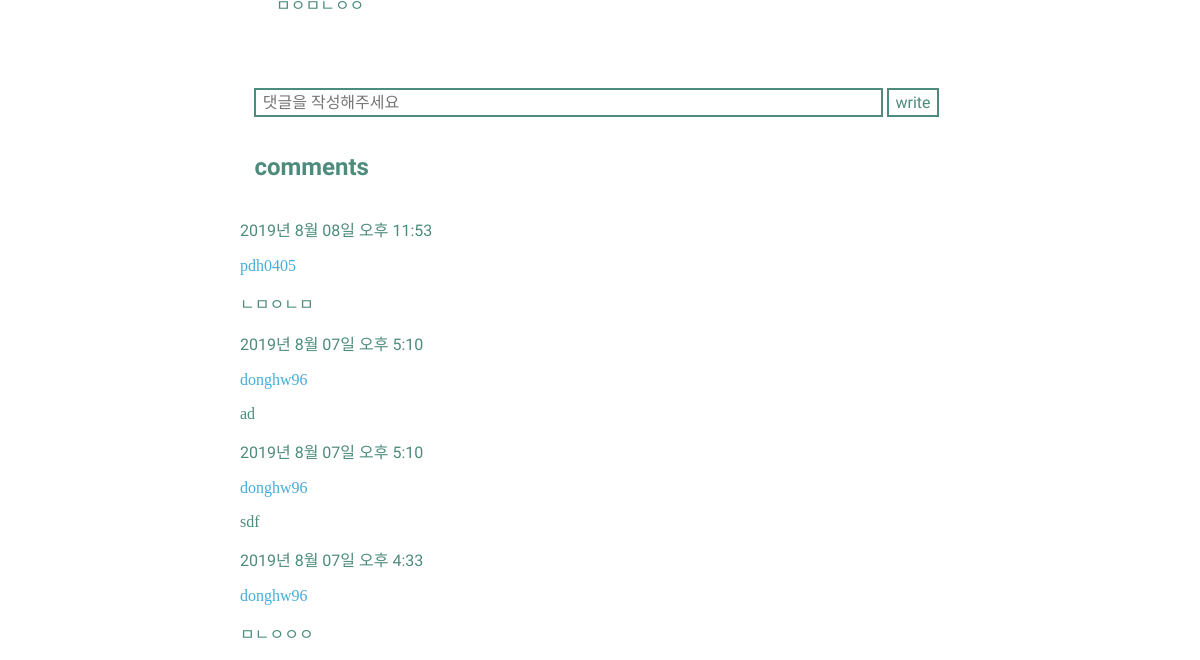
The app's page /blog/post/21 (lower part), older data.
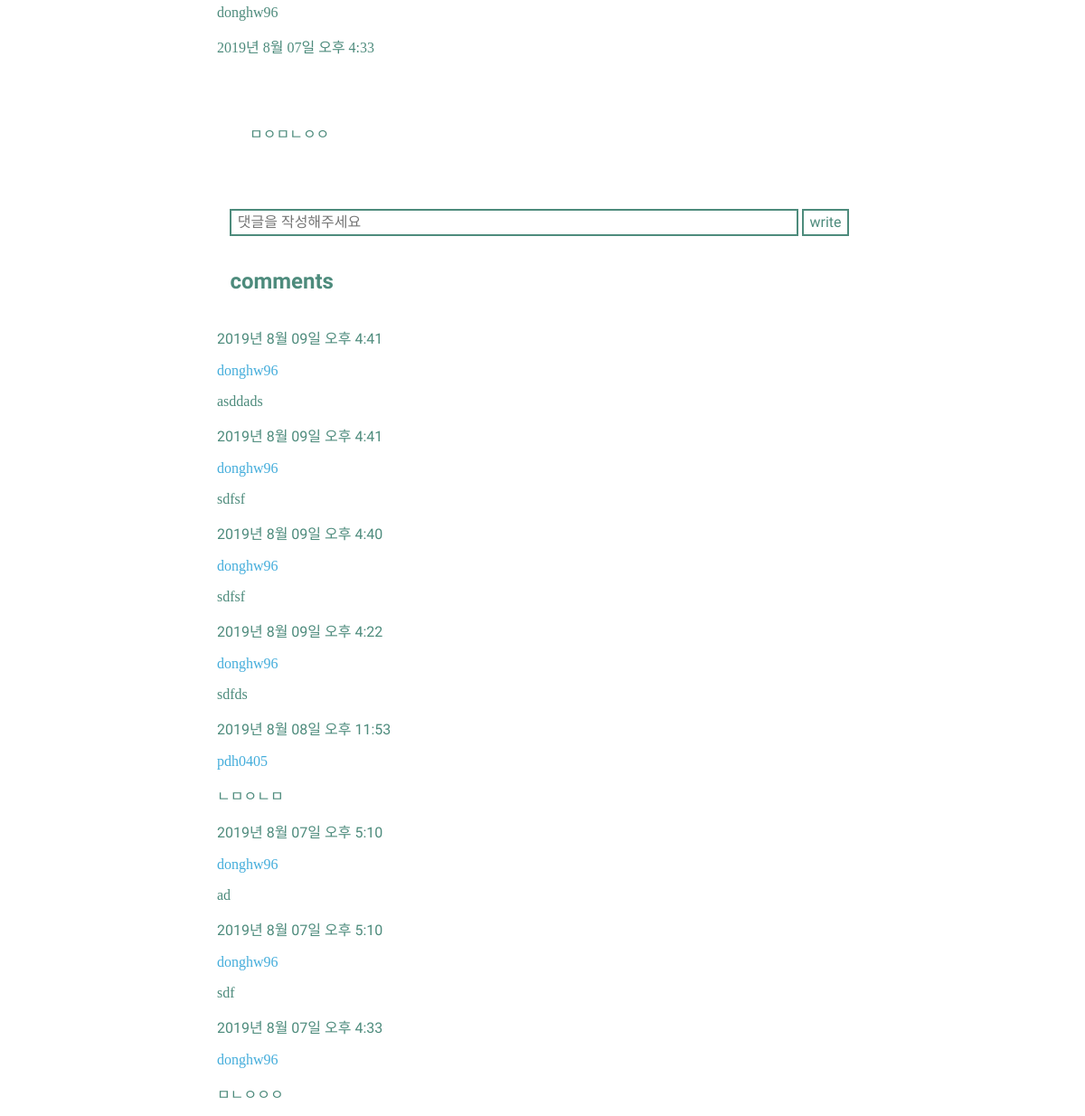
The same page, newer data.
### blog/models.py (models this page shows, shortened)
class Comment(models.Model):
    post = models.ForeignKey(Post, on_delete=models.CASCADE, null=True, related_name='comments')
    comment_writer = models.ForeignKey(User, on_delete=models.CASCADE, null=True)
    comment_date = models.DateTimeField(auto_now_add=True)
    comment_contents = models.CharField(max_length=200)
    class Meta:
        ordering = ['-id']

class Post(models.Model):
    writer = models.CharField(max_length=100)
    post_date = models.DateTimeField(auto_now_add=True)
    post_title = models.CharField(max_length=100)
    post_contents = RichTextUploadingField()
    post_hit = models.PositiveIntegerField(default=0)
    class Meta:
        ordering = ['-id']
    def get_absolute_url(self):
        return reverse_lazy('post_detail', args=[str(self.id)])
    def get_previous_post(self):
        return self.get_previous_by_post_date()

### user/models.py (models this page shows, shortened)
class User(AbstractBaseUser, PermissionsMixin):
    email = models.EmailField(verbose_name=_('email address'), unique=True, blank=False)
    name = models.CharField('이름', max_length=30, blank=True)
    username = models.CharField('아이디', max_length=30, unique=True, blank=True)
    is_staff = models.BooleanField('스태프 권한', default=False)
    is_active = models.BooleanField('사용중', default=True)
    date_joined = models.DateTimeField('가입일', default=timezone.now)
    ROLE_MODEL = '모델'
    ROLE_PHOTOGRAPHER = '사진작가'
    ROLE_PEOPLE = '일반인'
    CHOICES_PHOTOGRAPHER = (
        (ROLE_MODEL, '모델'),
        (ROLE_PHOTOGRAPHER, '사진작가'),
        (ROLE_PEOPLE, '일반인'),
    )
    role = models.CharField('역할', max_length=4, choices=CHOICES_PHOTOGRAPHER, null=True)
    GENDER_MALE = '남성'
    GENDER_FEMALE = '여성'
    CHOICES_GENDER = (
        (GENDER_MALE, '남성'),
        (GENDER_FEMALE, '여성'),
    )
    gender = models.CharField('성별', max_length=2, choices=CHOICES_GENDER, null=True)
    objects = UserManager()
    USERNAME_FIELD = 'email'  # email을 사용자의 식별자로 설정, user 모델에서 필드의 이름을 설명하는 문자열이다. 유니크 식별자로 사용됨.
    REQUIRED_FIELDS = ['username']  # 필수입력값(createsuperuser 커맨드로 유저를 생성할 때 나타날 필드 이름 목록
    class Meta:
        db_table = 'auth_user'
        verbose_name = _('user')
        verbose_name_plural = _('users')
        swappable = 'AUTH_USER_MODEL'

### blog/views.py (the view)
# urls.py: path('post/<int:pk>', views.PostDetailView.as_view(), name='post_detail'),
class PostDetailView(generic.DetailView):
    model = Post

### blog/templates/blog/post_detail.html (shortened to what this page needs)
<!DOCTYPE html>
<html lang="kor">
    <head>
        {% load static %}
        <link rel="stylesheet" href="{% static 'css/blog.css' %}">
    </head>
    <body>
    <div class="detail">
        <p>{{post.writer}}</p>
        <p>{{ post.post_date| date:'Y년  N d일 a f' }}</p>
        <div class="detail_content">
          {{ post.post_contents | safe }}
        </div>
        <form class="comment_write" action="{% url 'comment_write' post_pk=post.pk %}" method="POST">
            <input id="comment" type="text" name="content" placeholder="댓글을 작성해주세요">
            <input type="submit" value="write"/>
        </form>
        <h3 class="comment_title">comments</h3>
        {% for comment in post.comments.all %}
            <div class="comment">
                <p class="comment_date">{{ comment.comment_date| date:'Y년  N d일 a f' }}</p>
                <p class="comment_writer">{{ comment.comment_writer.username }}</p>
                <p>{{ comment.comment_contents }}</p>
            </div>
        {% endfor %}
    </div>
    </body>
</html>

Row changes from the older to the newer data that the page shows:
now on this page (row unchanged): Post: writer "donghw96", post_date "2019년 8월 07일 오후 4:33", post_contents "ㅁㅇㅁㄴㅇㅇ"
added Comment: comment_date "2019년 8월 09일 오후 4:41", comment_writer.username "donghw96", comment_contents "asddads"
added Comment: comment_date "2019년 8월 09일 오후 4:41", comment_writer.username "donghw96", comment_contents "sdfsf"
added Comment: comment_date "2019년 8월 09일 오후 4:40", comment_writer.username "donghw96", comment_contents "sdfsf"
added Comment: comment_date "2019년 8월 09일 오후 4:22", comment_writer.username "donghw96", comment_contents "sdfds"
